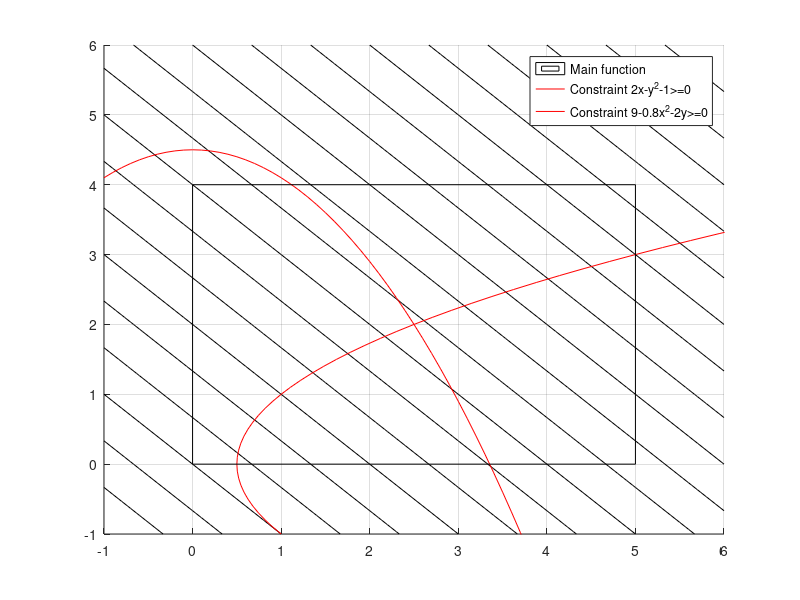

MATLAB code to generate this figure: (Note: this script raises an error after producing the figure.)
function CuttingPlaneMethond
    close all
    
    addpath('.\..\..\Utility')
    addpath('.\..\..\Utility\APMonitor toolbox')

    figure(1); hold on; grid on; axis([-1 6 -1 6])
    
    [X, Y] = meshgrid(-1:0.1:6);
    Z = objFun({X Y});
    
    % Constraint 1: 0 <= 2 .* X - Y .^ 2 - 1;
    % Constraint 2: 0 <= 9 - 0.8 .* X .^ 2 - 2 .* Y;
    
    constraint1_x = (-Y.^2 -1) ./ -2;
    constraint2_y = (9 - 0.8 .* X .^ 2) ./ 2;
    
    % plot functions
    contour(X, Y, Z, 20, 'k');
    plot(X(1, :), constraint2_y(1, :), 'r'); 
    plot(constraint1_x(:, 1), Y(:, 1), 'r');

    rectangle('Position', [0 0 5 4])
    
    legend('Main function', 'Constraint 2x-y^2-1>=0', 'Constraint 9-0.8x^2-2y>=0')
    
    for i = 1:5
        drawnow;
        apm_ans = apm_solve('objFun', 3);
        minimum = [apm_ans.values(1) apm_ans.values(2)];
        plot(apm_ans.values(1), apm_ans.values(2), 'go');

        % identify mostly violated constraint
        C1 = conFun1({apm_ans.values(1) apm_ans.values(2)});
        C2 = conFun2({apm_ans.values(1) apm_ans.values(2)});

        if C1 > C2
            G2 = conFun2Gradient({apm_ans.values(1) apm_ans.values(2)});
            syms x y
            f = simplify(sym(C2+G2(1)*(x-minimum(1))+G2(2)*(y-minimum(2))));
            AddConstraint('objFun.apm', char(vpa(f, 3)));
        else
            G1 = conFun1Gradient({apm_ans.values(1) apm_ans.values(2)});
            syms x y
            f = simplify(sym(C1+G1(1)*(x-minimum(1))+G1(2)*(y-minimum(2))));
            AddConstraint('objFun.apm', char(vpa(f, 3)));
        end
        
        vpa(f, 3)
        h = ezplot(vpa(f, 3));
        set(h, 'Color', 'blue')
    end
end

function F = objFun(X)
    F = -X{1} - X{2};
end

function G = conFun1(X)
    G = 2 .* X{1} - X{2} .^ 2 - 1;
end

function G = conFun1Gradient(X)
    G(1) = 2;
    G(2) = -2 .* X{2};
end

function G = conFun2(X)
    G = 9 - 0.8 .* X{1} .^ 2 - 2 .* X{2};
end

function G = conFun2Gradient(X)
    G(1) = -1.6 .* X{1};
    G(2) = -2;
end









